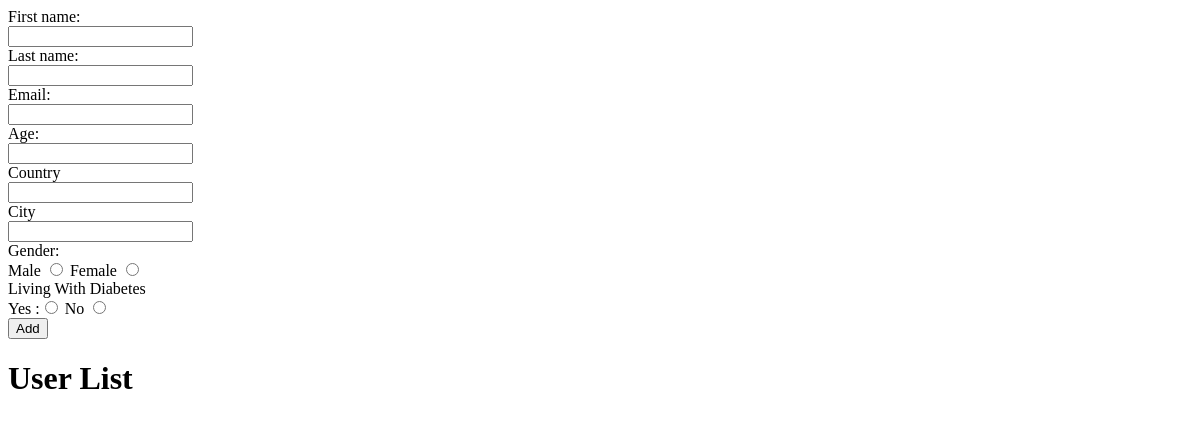
Before: / with the older database file.
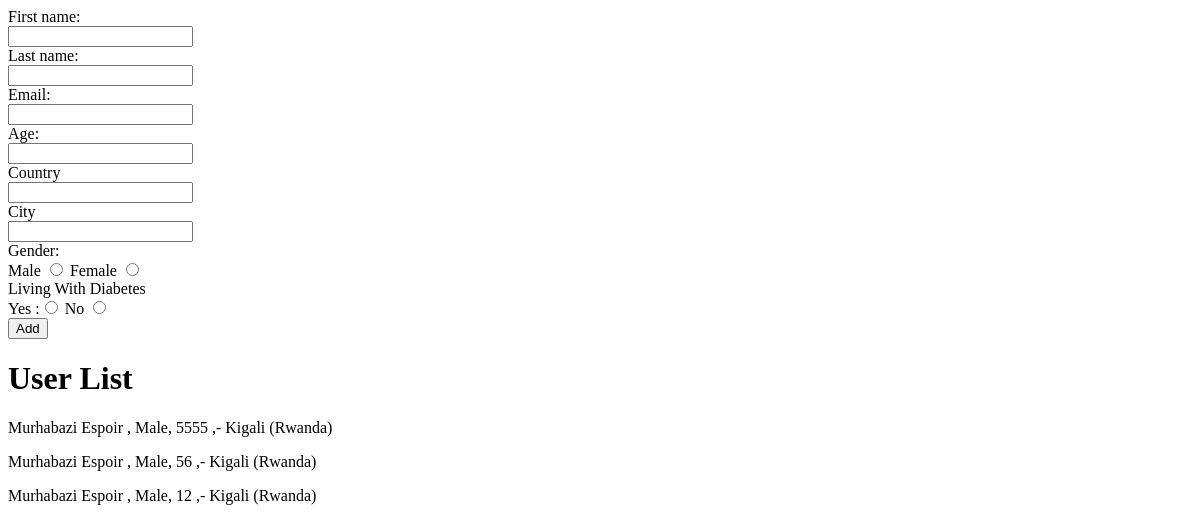
After: the same page with the newer database file.
### model.py (models this page shows)
class MedicalRecord(db.Model):
    id = db.Column(db.Integer, primary_key=True)
    has_diabetes = db.Column(db.Boolean, nullable=True)
    user_id = db.Column(db.Integer, db.ForeignKey('user.id'),
                        nullable=False)
    user = db.relationship('User', backref='user')

class User(db.Model):
    id = db.Column(db.Integer, primary_key=True)
    first_name = db.Column(db.String(50), nullable=False)
    last_name = db.Column(db.String(50), nullable=False)
    gender = db.Column(db.Boolean, nullable=False)
    age = db.Column(db.Integer(),)
    email = db.Column(db.String(120), unique=True, nullable=False)
    address_id = db.Column(db.Integer, db.ForeignKey('address.id'),
                           nullable=False)
    address = db.relationship('Address', backref='users')

class Address(db.Model):
    id = db.Column(db.Integer, primary_key=True)
    city = db.Column(db.String(50), nullable=False)
    country = db.Column(db.String(50), nullable=False)

### app/views.py (the view)
@app.route("/", methods=["GET", "POST"])
def home():
    if request.form and request.method=='POST':
        data = request.form
        gender_mapping = {'Male': True, 'Female': False}
        address = Address(country=data.get('country'), city=data.get('city'))
        user = User(
            first_name=data.get('FirstName'),
            last_name=data.get('LastName'),
            email=data.get('Email'),
            age=int(
                data.get('Age')),
            gender=gender_mapping.get(
                data.get('gender')))
        user.address = address
        medical_record = MedicalRecord(
            has_diabetes=bool(
                data.get('has_diabete')))
        medical_record.user = user
        try:
            db.session.add(address)
            db.session.add(user)
            db.session.add(medical_record)
            db.session.commit()
        except Exception as exc:
            return('an error occurs when saving data')
    elif request.method=='GET':
        records = MedicalRecord.query.all()
        return render_template("home.html", records=records)
    return render_template("home.html")

### app/templates/home.html
<html>
  <body>
    <form method="POST" action="/">
      <label for="FirstName">First name:</label><br>
      <input type="text" name="FirstName"><br>
      <label for="LastName">Last name:</label><br>
      <input type="text" name="LastName"><br>
      <label for="Email">Email:</label><br>
      <input type="email" name="Email"><br>
      <label for="Age">Age:</label><br>
      <input type="number" name="Age"><br>
      <label for="country">Country</label><br>
      <input type="text" name="country"><br>
      <label for="city">City</label><br>
      <input type="text" name="city"><br>
      <label for="gender">Gender:</label><br>
      Male <input type="radio" name="gender" id="gender_Male" value="Male" />
      Female <input type="radio" name="gender" id="gender_Female" value="Female" /><br>
     <label for="has_diabete">Living With Diabetes</label><br>
     Yes :<input type="radio" name="has_diabete" id="has_diabete" value="Yes" />
     No <input type="radio" name="has_diabete" id="has_no_diabete" value="No" /><br>
    <input type="submit" value="Add">
    </form>
     <h1>User List</h1>
    {% for record in records %}
      <p>{{record.user.first_name}} {{record.user.last_name}} , {{'Male' if record.user.gender else 'Female'}}, {{record.user.age}}  ,- {{record.user.address.city}} ({{record.user.address.country}})</p>
    {% endfor %}
  </body>
</html>

Changed rows visible on the page:
added MedicalRecord: user.first_name "Murhabazi", user.last_name "Espoir", user.age "5555", user.address.city "Kigali", user.address.country "Rwanda"
added User: gender "Male"
added MedicalRecord: user.first_name "Murhabazi", user.last_name "Espoir", user.age "56", user.address.city "Kigali", user.address.country "Rwanda"
added User: gender "Male"
added MedicalRecord: user.first_name "Murhabazi", user.last_name "Espoir", user.age "12", user.address.city "Kigali", user.address.country "Rwanda"
added User: gender "Male"
